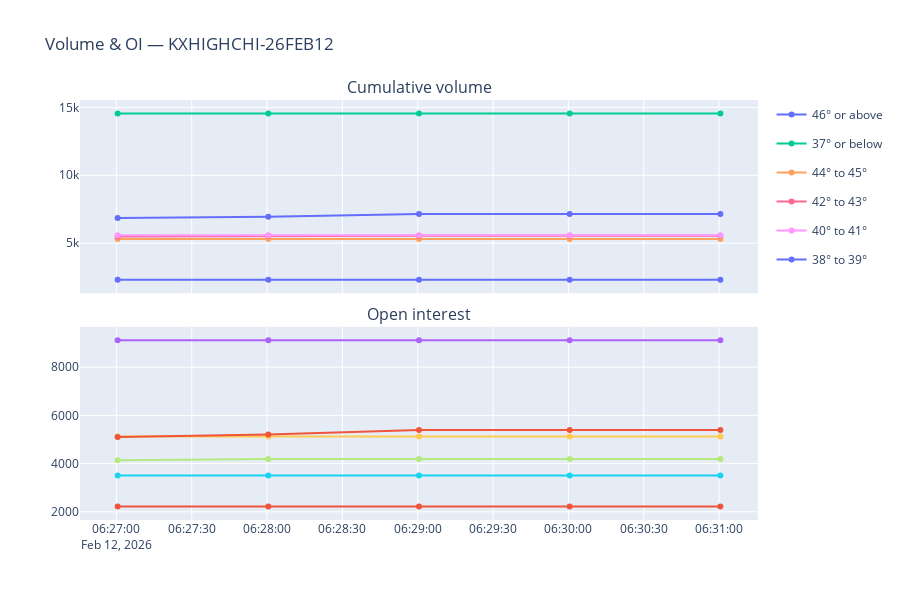

The notebook cell saved with this chart:
### Markdown cell above
## 6. Volume & open interest

### Code cell
em = event_mkt()

if em["snapshot_ts"].nunique() >= 2:
    fig = make_subplots(
        rows=2, cols=1, shared_xaxes=True, vertical_spacing=0.08,
        subplot_titles=("Cumulative volume", "Open interest"),
    )
    for sub in em["subtitle"].unique():
        s = em[em["subtitle"] == sub].sort_values("snapshot_ts")
        fig.add_trace(go.Scatter(
            x=s["snapshot_ts"], y=s["volume"], name=sub, mode="lines+markers",
            legendgroup=sub,
        ), row=1, col=1)
        fig.add_trace(go.Scatter(
            x=s["snapshot_ts"], y=s["open_interest"], name=sub, mode="lines+markers",
            legendgroup=sub, showlegend=False,
        ), row=2, col=1)
    fig.update_layout(
        height=600, title_text=f"Volume & OI — {selected_event()}",
        hovermode="x unified",
    )
    fig.show()
else:
    latest = em.sort_values("snapshot_ts").groupby("market_ticker").last().reset_index()
    fig = px.bar(
        latest.sort_values("volume", ascending=True),
        y="subtitle", x="volume", orientation="h",
        color="subtitle",
        title=f"Volume by contract — {selected_event()}",
        labels={"volume": "Volume (contracts)", "subtitle": ""},
    )
    fig.update_layout(showlegend=False)
    fig.show()

    fig2 = px.bar(
        latest.sort_values("open_interest", ascending=True),
        y="subtitle", x="open_interest", orientation="h",
        color="subtitle",
        title=f"Open interest by contract — {selected_event()}",
        labels={"open_interest": "Open interest", "subtitle": ""},
    )
    fig2.update_layout(showlegend=False)
    fig2.show()

### Figure 1 — Plotly figure (JSON) as saved in the notebook; plotly's stock layout.template omitted (floating-point values rounded to 4 significant figures)
{"data": [{"legendgroup": "46° or above", "mode": "lines+markers", "name": "46° or above", "type": "scatter", "x": ["2026-02-12T06:27:00.504999", "2026-02-12T06:28:00.507997", "2026-02-12T06:29:00.510740", "2026-02-12T06:30:00.513099", "2026-02-12T06:31:00.520056"], "xaxis": "x", "y": [2306, 2306, 2306, 2306, 2306], "yaxis": "y"}, {"legendgroup": "46° or above", "mode": "lines+markers", "name": "46° or above", "showlegend": false, "type": "scatter", "x": ["2026-02-12T06:27:00.504999", "2026-02-12T06:28:00.507997", "2026-02-12T06:29:00.510740", "2026-02-12T06:30:00.513099", "2026-02-12T06:31:00.520056"], "xaxis": "x2", "y": [2216, 2216, 2216, 2216, 2216], "yaxis": "y2"}, {"legendgroup": "37° or below", "mode": "lines+markers", "name": "37° or below", "type": "scatter", "x": ["2026-02-12T06:27:00.504999", "2026-02-12T06:28:00.507997", "2026-02-12T06:29:00.510740", "2026-02-12T06:30:00.513099", "2026-02-12T06:31:00.520056"], "xaxis": "x", "y": [14554, 14556, 14556, 14556, 14556], "yaxis": "y"}, {"legendgroup": "37° or below", "mode": "lines+markers", "name": "37° or below", "showlegend": false, "type": "scatter", "x": ["2026-02-12T06:27:00.504999", "2026-02-12T06:28:00.507997", "2026-02-12T06:29:00.510740", "2026-02-12T06:30:00.513099", "2026-02-12T06:31:00.520056"], "xaxis": "x2", "y": [9118, 9120, 9120, 9120, 9120], "yaxis": "y2"}, {"legendgroup": "44° to 45°", "mode": "lines+markers", "name": "44° to 45°", "type": "scatter", "x": ["2026-02-12T06:27:00.504999", "2026-02-12T06:28:00.507997", "2026-02-12T06:29:00.510740", "2026-02-12T06:30:00.513099", "2026-02-12T06:31:00.520056"], "xaxis": "x", "y": [5318, 5318, 5318, 5318, 5318], "yaxis": "y"}, {"legendgroup": "44° to 45°", "mode": "lines+markers", "name": "44° to 45°", "showlegend": false, "type": "scatter", "x": ["2026-02-12T06:27:00.504999", "2026-02-12T06:28:00.507997", "2026-02-12T06:29:00.510740", "2026-02-12T06:30:00.513099", "2026-02-12T06:31:00.520056"], "xaxis": "x2", "y": [3508, 3508, 3508, 3508, 3508], "yaxis": "y2"}, {"legendgroup": "42° to 43°", "mode": "lines+markers", "name": "42° to 43°", "type": "scatter", "x": ["2026-02-12T06:27:00.504999", "2026-02-12T06:28:00.507997", "2026-02-12T06:29:00.510740", "2026-02-12T06:30:00.513099", "2026-02-12T06:31:00.520056"], "xaxis": "x", "y": [5492, 5540, 5540, 5540, 5540], "yaxis": "y"}, {"legendgroup": "42° to 43°", "mode": "lines+markers", "name": "42° to 43°", "showlegend": false, "type": "scatter", "x": ["2026-02-12T06:27:00.504999", "2026-02-12T06:28:00.507997", "2026-02-12T06:29:00.510740", "2026-02-12T06:30:00.513099", "2026-02-12T06:31:00.520056"], "xaxis": "x2", "y": [4140, 4188, 4188, 4188, 4188], "yaxis": "y2"}, {"legendgroup": "40° to 41°", "mode": "lines+markers", "name": "40° to 41°", "type": "scatter", "x": ["2026-02-12T06:27:00.504999", "2026-02-12T06:28:00.507997", "2026-02-12T06:29:00.510740", "2026-02-12T06:30:00.513099", "2026-02-12T06:31:00.520056"], "xaxis": "x", "y": [5592, 5592, 5592, 5592, 5592], "yaxis": "y"}, {"legendgroup": "40° to 41°", "mode": "lines+markers", "name": "40° to 41°", "showlegend": false, "type": "scatter", "x": ["2026-02-12T06:27:00.504999", "2026-02-12T06:28:00.507997", "2026-02-12T06:29:00.510740", "2026-02-12T06:30:00.513099", "2026-02-12T06:31:00.520056"], "xaxis": "x2", "y": [5124, 5124, 5124, 5124, 5124], "yaxis": "y2"}, {"legendgroup": "38° to 39°", "mode": "lines+markers", "name": "38° to 39°", "type": "scatter", "x": ["2026-02-12T06:27:00.504999", "2026-02-12T06:28:00.507997", "2026-02-12T06:29:00.510740", "2026-02-12T06:30:00.513099", "2026-02-12T06:31:00.520056"], "xaxis": "x", "y": [6852, 6952, 7150, 7150, 7150], "yaxis": "y"}, {"legendgroup": "38° to 39°", "mode": "lines+markers", "name": "38° to 39°", "showlegend": false, "type": "scatter", "x": ["2026-02-12T06:27:00.504999", "2026-02-12T06:28:00.507997", "2026-02-12T06:29:00.510740", "2026-02-12T06:30:00.513099", "2026-02-12T06:31:00.520056"], "xaxis": "x2", "y": [5104, 5204, 5398, 5398, 5398], "yaxis": "y2"}], "layout": {"annotations": [{"font": {"size": 16}, "showarrow": false, "text": "Cumulative volume", "x": 0.5, "xanchor": "center", "xref": "paper", "y": 1, "yanchor": "bottom", "yref": "paper"}, {"font": {"size": 16}, "showarrow": false, "text": "Open interest", "x": 0.5, "xanchor": "center", "xref": "paper", "y": 0.46, "yanchor": "bottom", "yref": "paper"}], "height": 600, "hovermode": "x unified", "title": {"text": "Volume & OI — KXHIGHCHI-26FEB12"}, "xaxis": {"anchor": "y", "domain": [0, 1], "matches": "x2", "showticklabels": false}, "xaxis2": {"anchor": "y2", "domain": [0, 1]}, "yaxis": {"anchor": "x", "domain": [0.54, 1]}, "yaxis2": {"anchor": "x2", "domain": [0, 0.46]}}}
